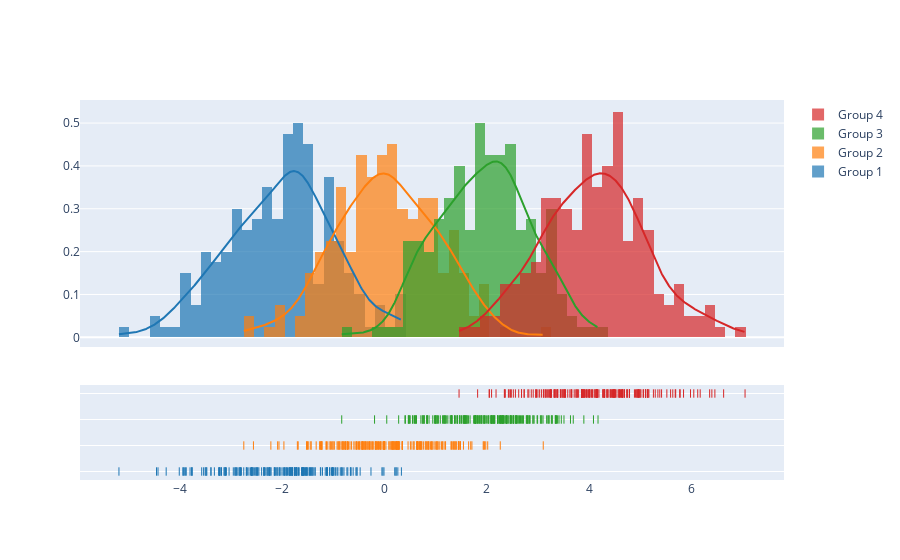

Source (notebook cell):
### Code cell
import plotly.figure_factory as ff

# Add histogram data
x1 = np.random.randn(200) - 2
x2 = np.random.randn(200)
x3 = np.random.randn(200) + 2
x4 = np.random.randn(200) + 4

# Group data together
hist_data = [x1, x2, x3, x4]

group_labels = ['Group 1', 'Group 2', 'Group 3', 'Group 4']

# Create distplot with custom bin_size
fig = ff.create_distplot(hist_data, group_labels, bin_size=.2)
fig.show()

### Figure 1 — Plotly figure (JSON) as saved in the notebook; plotly's stock layout.template omitted (floating-point values rounded to 4 significant figures; data arrays with more than 128 entries replaced by an {"elided": "..."} marker saying what was removed)
{"data": [{"autobinx": false, "histnorm": "probability density", "legendgroup": "Group 1", "marker": {"color": "rgb(31, 119, 180)"}, "name": "Group 1", "opacity": 0.7, "type": "histogram", "x": {"elided": "200 float values"}, "xaxis": "x", "xbins": {"end": 0.3316, "size": 0.2, "start": -5.188}, "yaxis": "y"}, {"autobinx": false, "histnorm": "probability density", "legendgroup": "Group 2", "marker": {"color": "rgb(255, 127, 14)"}, "name": "Group 2", "opacity": 0.7, "type": "histogram", "x": {"elided": "200 float values"}, "xaxis": "x", "xbins": {"end": 3.103, "size": 0.2, "start": -2.748}, "yaxis": "y"}, {"autobinx": false, "histnorm": "probability density", "legendgroup": "Group 3", "marker": {"color": "rgb(44, 160, 44)"}, "name": "Group 3", "opacity": 0.7, "type": "histogram", "x": {"elided": "200 float values"}, "xaxis": "x", "xbins": {"end": 4.173, "size": 0.2, "start": -0.8346}, "yaxis": "y"}, {"autobinx": false, "histnorm": "probability density", "legendgroup": "Group 4", "marker": {"color": "rgb(214, 39, 40)"}, "name": "Group 4", "opacity": 0.7, "type": "histogram", "x": {"elided": "200 float values"}, "xaxis": "x", "xbins": {"end": 7.046, "size": 0.2, "start": 1.458}, "yaxis": "y"}, {"legendgroup": "Group 1", "marker": {"color": "rgb(31, 119, 180)"}, "mode": "lines", "name": "Group 1", "showlegend": false, "type": "scatter", "x": {"elided": "500 float values"}, "xaxis": "x", "y": {"elided": "500 float values"}, "yaxis": "y"}, {"legendgroup": "Group 2", "marker": {"color": "rgb(255, 127, 14)"}, "mode": "lines", "name": "Group 2", "showlegend": false, "type": "scatter", "x": {"elided": "500 float values"}, "xaxis": "x", "y": {"elided": "500 float values"}, "yaxis": "y"}, {"legendgroup": "Group 3", "marker": {"color": "rgb(44, 160, 44)"}, "mode": "lines", "name": "Group 3", "showlegend": false, "type": "scatter", "x": {"elided": "500 float values"}, "xaxis": "x", "y": {"elided": "500 float values"}, "yaxis": "y"}, {"legendgroup": "Group 4", "marker": {"color": "rgb(214, 39, 40)"}, "mode": "lines", "name": "Group 4", "showlegend": false, "type": "scatter", "x": {"elided": "500 float values"}, "xaxis": "x", "y": {"elided": "500 float values"}, "yaxis": "y"}, {"legendgroup": "Group 1", "marker": {"color": "rgb(31, 119, 180)", "symbol": "line-ns-open"}, "mode": "markers", "name": "Group 1", "showlegend": false, "type": "scatter", "x": {"elided": "200 float values"}, "xaxis": "x", "y": {"elided": "200 str values"}, "yaxis": "y2"}, {"legendgroup": "Group 2", "marker": {"color": "rgb(255, 127, 14)", "symbol": "line-ns-open"}, "mode": "markers", "name": "Group 2", "showlegend": false, "type": "scatter", "x": {"elided": "200 float values"}, "xaxis": "x", "y": {"elided": "200 str values"}, "yaxis": "y2"}, {"legendgroup": "Group 3", "marker": {"color": "rgb(44, 160, 44)", "symbol": "line-ns-open"}, "mode": "markers", "name": "Group 3", "showlegend": false, "type": "scatter", "x": {"elided": "200 float values"}, "xaxis": "x", "y": {"elided": "200 str values"}, "yaxis": "y2"}, {"legendgroup": "Group 4", "marker": {"color": "rgb(214, 39, 40)", "symbol": "line-ns-open"}, "mode": "markers", "name": "Group 4", "showlegend": false, "type": "scatter", "x": {"elided": "200 float values"}, "xaxis": "x", "y": {"elided": "200 str values"}, "yaxis": "y2"}], "layout": {"barmode": "overlay", "hovermode": "closest", "legend": {"traceorder": "reversed"}, "xaxis": {"anchor": "y2", "domain": [0.0, 1.0], "zeroline": false}, "yaxis": {"anchor": "free", "domain": [0.35, 1], "position": 0.0}, "yaxis2": {"anchor": "x", "domain": [0, 0.25], "dtick": 1, "showticklabels": false}}}
